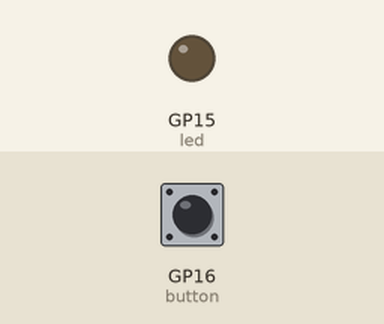
This program was run on a simulated Raspberry Pi Pico running MicroPython. Shown: output pins drawn as LEDs (lit = HIGH). The test bench sets the inputs (shaded band); at power-on: GP16 (button) HIGH.

Above: at 1.2 s.
1.3 s: GP16 (button) pulled LOW for 3.2 s
At 4.9 s:
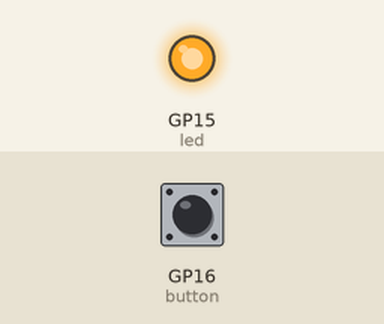
6.0 s: GP16 (button) pulled LOW for 0.15 s
At 7.4 s:
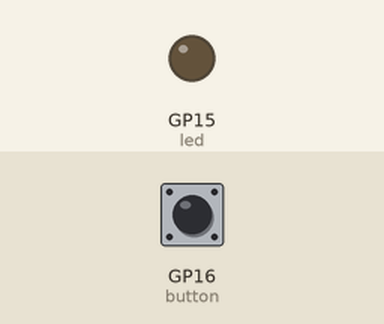
Timing chart, 0 to 9.0 s (numbered marks = the images above; inputs shaded):
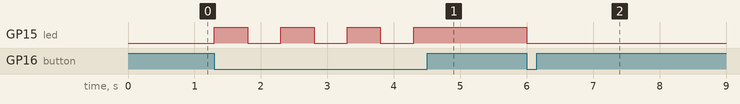

The program:

Botao.py
```python
#importa as classes que serão utilizadas
from machine import Pin
from time import sleep

#instancia led como saida digital
#e button como entrada digital
led = Pin(15, Pin.OUT)
button = Pin(16, Pin.IN)

#ciclo infinito
while True:
    if not button.value(): #se o botao não estiver em nível alto
                           #e, portanto, estiver apertado
                           #já que liga a entrada ao GND
        led.toggle()       #inverte o valor do led
        sleep(0.5)         #delay para debounce
```

Measured:
- after the input at 1.3 s, GP15 (led): alternates HIGH for 0.50 s and LOW for 0.50 s, 7 changes in all, then stays HIGH, starting at once
- after the input at 6.0 s, GP15 (led): HIGH → LOW at once
